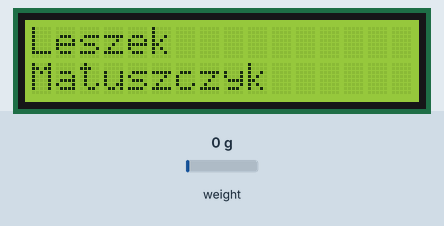
Recording of a sketch running on a simulated Arduino Uno, built with avr-gcc and run on an emulated ATmega328P. On the bench: 16×2 character LCD. Inputs (shaded band) come from the test bench; at power-on: weight on the scale 0 g.

Above: at 1.1 s.
At 10.7 s:
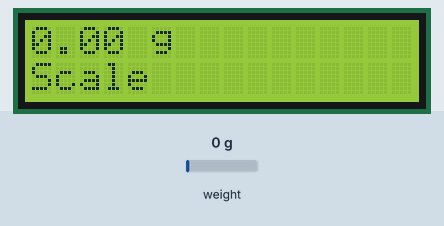
10.8 s: weight on the scale set to 100 g
At 11.9 s:
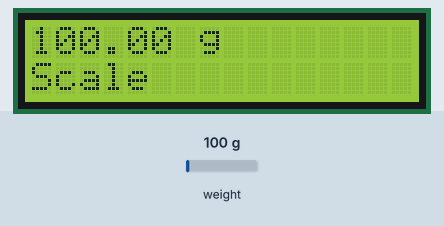
12.6 s: weight on the scale set to 1250 g
At 13.7 s:
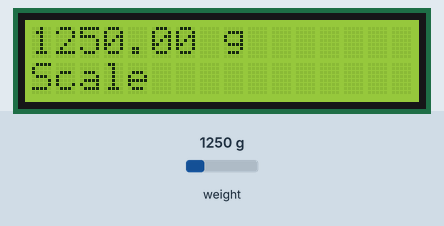
14.7 s: weight on the scale set to 2500 g
At 16.7 s:
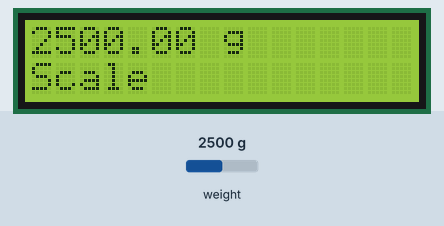
Timing chart, 0 to 18.2 s (numbered marks = the images above; inputs shaded):
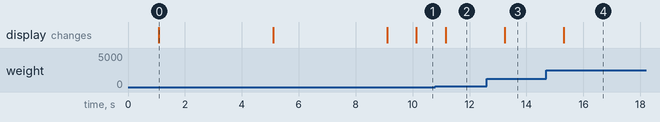

The sketch:

LCD1602I2C_HX711_Weight_Scale.ino
```cpp
#include "HX711.h"
#include <LCD_I2C.h>

#define DATAPIN 6
#define CLOCKPIN 7

#define COL 16
#define ROW 2
#define ADDR 0x27

HX711 scale;
LCD_I2C lcd(ADDR, COL,ROW);

float weight;
void setup() {
  scale.begin(DATAPIN, CLOCKPIN);
  scale.set_scale(-418.415374);
  scale.tare();
  lcd.begin();
  lcd.backlight();
  lcd.setCursor(0, 0);
  lcd.print("Leszek");
  lcd.setCursor(0, 1);
  lcd.print("Matuszczyk");
  delay(4000);       // Show message for 4 seconds
  lcd.clear();       // Clear screen

  lcd.setCursor(0, 0);
  lcd.print("Fun And Simple");
  lcd.setCursor(0, 1);
  lcd.print("Project");
  delay(4000);       // Show message for 4 seconds
  lcd.clear();
}

void loop() {
  weight = scale.get_units(10);
lcd.setCursor(0, 0);
  lcd.print(weight);
  lcd.print(" g             ");
  lcd.setCursor(0, 1);
  lcd.print("Scale");
  delay(10);
}
```

Measured:
- after the input at 10.8 s, the display: changes after 0.37 s (image 2)
- after the input at 12.6 s, the display: changes after 0.64 s (image 3)
- after the input at 14.7 s, the display: changes after 0.61 s (image 4)
- what the display in image 0 shows lasts 4.0 s, from 1.1 s to 5.1 s
